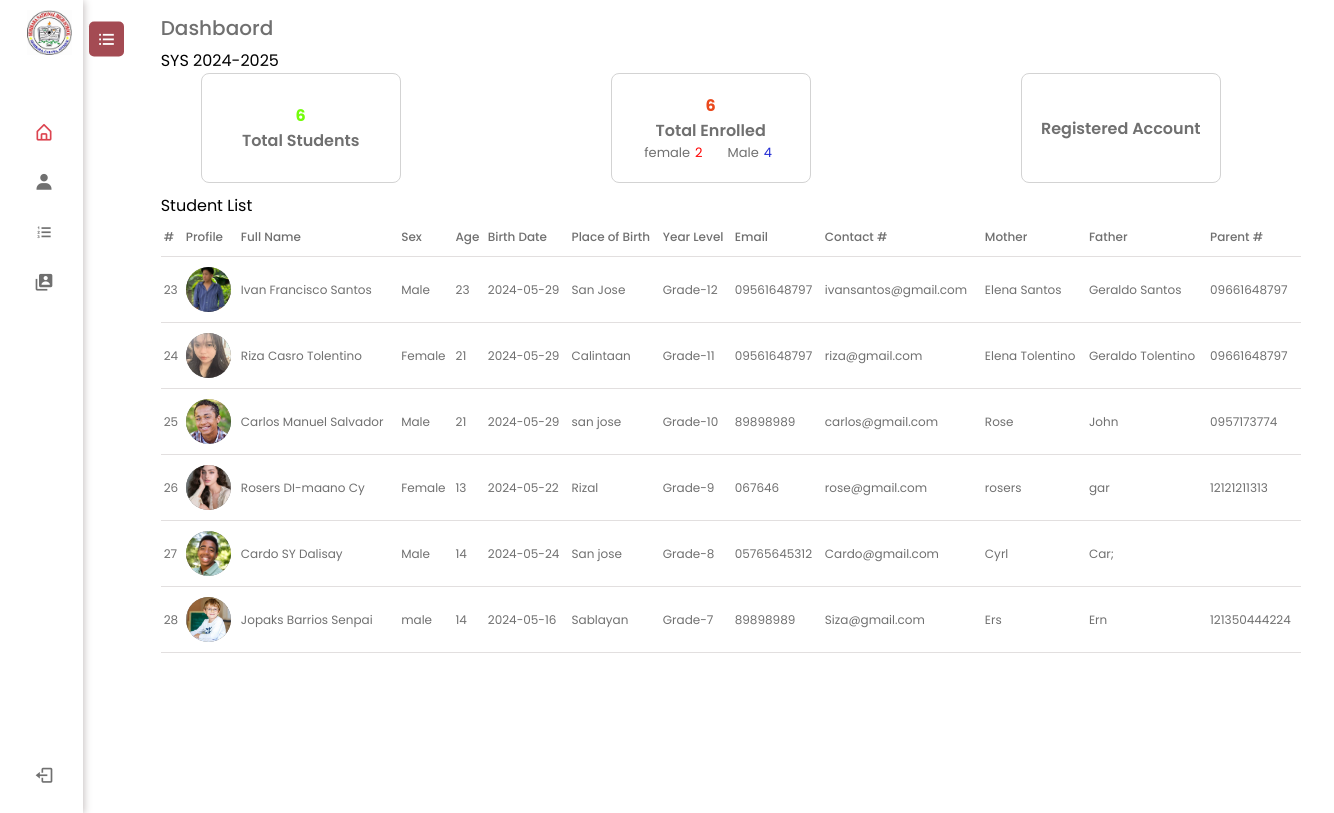
Page /dashboard.php on the committed database.
### tables this page shows
CREATE TABLE `students_tb` (
  `id` int(11) NOT NULL,
  `profilepic` varchar(200) NOT NULL,
  `fname` varchar(200) NOT NULL,
  `mname` varchar(200) NOT NULL,
  `lname` varchar(200) NOT NULL,
  `sex` varchar(200) NOT NULL,
  `age` varchar(200) NOT NULL,
  `BOD` varchar(100) NOT NULL,
  `POB` varchar(100) NOT NULL,
  `yearlevel` varchar(200) NOT NULL,
  `contact_num` varchar(200) NOT NULL,
  `email` varchar(200) NOT NULL,
  `mothername` varchar(200) NOT NULL,
  `fathername` varchar(200) NOT NULL,
  `mother_contact` varchar(200) NOT NULL,
  `father_contact` varchar(200) NOT NULL
);

### dashboard.php (the view, shortened to what this page needs)
<?php
include_once("connection.php");
$data = "SELECT * FROM students_tb";
$list = $conn->query($data);
$listrow = $list->fetch_assoc();
$total = $list->num_rows;
$sql_male = "SELECT COUNT(*) AS male_count FROM students_tb WHERE sex = 'male'";
$result_male = $conn->query($sql_male);
$sql_female = "SELECT COUNT(*) AS female_count FROM students_tb WHERE sex = 'female'";
$result_female = $conn->query($sql_female);
if ($result_male && $result_female) {
    $row_male = $result_male->fetch_assoc();
    $row_female = $result_female->fetch_assoc();
} else {
    echo "Error: " . $conn->error;
}
?>
<!DOCTYPE html>
<html lang="en">
<head>
    <link rel="stylesheet" href="style/style.css">
    <link href='https://unpkg.com/boxicons@2.1.4/css/boxicons.min.css' rel='stylesheet'>
    <link href='https://unpkg.com/boxicons@2.1.4/dist/boxicons.js' rel='stylesheet'>
</head>
<body>
     <nav class="sidebar close">
        <header>
            <div class="image-text">
                <span class="image">
                    <img src="image/logo.jpg" alt="" width="45">
                   </span>
             </div>
             <i class='bx bx-list-ul toggle'></i>
        </header>
        <div class="menu-bar">
            <div class="menu">
                <li class="nav-links active">
                    <a href="#">
                        <i class='bx bx-home-alt icon'></i>
                    </a>
                   </li>
                  <ul class="menu-links">
                       <li class="nav-links">
                        <a href="studentdash.php">
                            <i class='bx bxs-user icon'></i>
                        </a>
                       </li>
                       <li class="nav-links">
                        <a href="yearlevel.php">
                            <i class='bx bx-list-ol icon'></i>
                        </a>
                       </li>
                       <li class="nav-links">
                        <a href="accountdash.php">
                            <i class='bx bxs-user-account icon'></i>
                        </a>
                       </li>
                  </ul>
            </div>
            <div class="button-content">
                <li class="mode">
                    <a href="logout.php">
                        <i class='bx bx-log-out icon'></i>
                    </a>
                </li>
            </div>
        </div>
     </nav>
     <div class="container containers">
      <div class="maincontent">
        <header><span>Dashbaord</span></header>
        <P>SYS 2024-2025</P>
        <div class="overview-content">
            <div class="content">
                <h4 style="color: rgb(115, 253, 10);"><?php echo $total?></h4>
                <p>Total Students</p>
            </div>
            <div class="content">
                <h4 style="color: rgb(234, 72, 28);"><?php echo $total?></h4>
                <p>Total Enrolled</p>
                 <div class="gender" style="display: flex;">
                    <span style="display: flex;">female<p style="color: red; margin: 0px 5px;"><?php echo $row_female["female_count"]?></p></span>
                    <span style="display: flex;">Male<p style="color: rgb(32, 41, 211); margin: 0px 5px;"><?php echo $row_male["male_count"]?></p></span>
                 </div>
            </div>
            <a href="accountdash.php">
            <div class="content">
                <p>Registered Account</p>
            </div>
            </a>
        </div>
         <div class="list">
           <span>Student List</span>
           <div class="student-list" style="overflow-y: scroll; height:60vh;">
            <div class="table">
               <table>
               <thead class="thead" style="position:sticky; top:0px; background-color:#fff">
                    <tr>
                        <th>#</th>
                        <th>Profile</th>
                        <th>Full Name</th>
                        <th>Sex</th>
                        <th>Age</th>
                        <th>Birth Date</th>
                        <th>Place of Birth</th>
                        <th>Year Level</th>
                        <th>Email</th>
                        <th>Contact #</th>
                        <th>Mother</th>
                        <th>Father</th>
                        <th>Parent #</th>
                    </tr>
                </thead>
                <tbody>
                <?php do{ ?>
                     <tr>
                        <td><?php echo $listrow['id']?></td>
                        <td><div class="img"><img src="uploads/<?php echo $listrow['profilepic']?>" alt=""></div></td>
                        <td><?php echo $listrow['fname']?><span> </span> <?php echo $listrow['mname']?> <?php echo $listrow['lname']?></td>
                        <td><?php echo $listrow['sex']?></td>
                        <td><?php echo $listrow['age']?></td>
                        <td><?php echo $listrow['BOD']?></td>
                        <td><?php echo $listrow['POB']?></td>
                        <td><?php echo $listrow['yearlevel']?></td>
                        <td><?php echo $listrow['contact_num']?></td>
                        <td><?php echo $listrow['email']?></td>
                        <td><?php echo $listrow['mothername']?></td>
                        <td><?php echo $listrow['fathername']?></td>
                        <td><?php echo $listrow['father_contact']?></td>
                     </tr>
                     <?php }while($listrow = $list->fetch_assoc());?>
                </tbody>
               </table>
            </div>
        </div>
         </div>
      </div>
     </div>
</body>
</html>

### style/style.css (style rules this page uses)
* { box-sizing: border-box; padding: 0; margin: 0; font-family: 'Poppins', sans-serif; text-decoration: none; }
:root { --body-color: #E4E9F7; --sidebar-color: #fff; --primary-color:#5c97fe; }
body { height: 100vh; background: var(--sidebar-color); overflow: hidden; position: relative; }
.sidebar { position: fixed; top: 0; left: 0; width: 200px; height: 100%; background: var(--sidebar-color); padding: 10px 14px; transition: all 0.5s ease-in-out; box-shadow: 1px 1px 8px 0px #c4bdbd; z-index: 12000; }
.sidebar.close { width: 83px; transition: all 0.3s ease-in-out; z-index: 1300; }
.sidebar .menu-bar { margin-top: 40px; display: flex; height: calc(100% - 100px); justify-content: space-between; flex-direction: column; }
.sidebar li { height: 40px; margin-top: 10px; list-style: none; display: flex; align-items: center; padding: -10px; transition: all 0.3s ease-in-out; }
.sidebar li .icon { min-width: 60px; font-size: 20px; display: flex; align-items: center; justify-content: center; transition: all 0.3s ease-in-out; }
.sidebar header .image-text { display: flex; align-items: center; padding: 0px 13px; }
.sidebar header { position: relative; }
.sidebar header .toggle { position: absolute; top: 55%; right: -55px; transform: translateY(-50%); width: 35px; height: 35px; background-color: rgba(148, 44, 53, 0.85) !important; display: flex; align-items: center; color: #fff; justify-content: center; border-radius: 5px; cursor: pointer; font-size: 22px; padding: 5px; font-weight: 400; }
.sidebar li a { display: flex; height: 100%; max-height: 40px; align-items: center; text-decoration: none; color: #707070; transition: all 0.2s ease; width: 100%; border-radius: 5px; }
.sidebar li.active a, .sidebar li a:hover { background-color: #fff; color: rgba(148, 44, 53, 0.85); }
.sidebar li .icon, .sidebar li .text { color: #707070; transition: all 0.2s ease; font-weight: 400; }
.sidebar li.active a .icon, .sidebar li.active a .text, .sidebar li a:hover .icon, .sidebar li a:hover .text { color: rgba(219, 64, 77, 0.979); transition: all 0.2s ease; }
.menu-bar .mode { background-color: #fff; }
.container { width: 100%; max-width: 1100px; transform: translateX(12%); margin: 1% 5%; z-index: 10000; height: 95vh; position: relative; top: 0px; left: 40px; transition: all 0.3s ease-in-out; flex-direction: column; }
.containers { width: 100%; max-width: 1200px; transform: translateX(2%); margin: 1% 5%; height: 95vh; position: relative; top: 0px; transition: all 0.3s ease-in-out; flex-direction: column; z-index: 100; }
.gender span { font-size: 13px; font-weight: 400; margin: 0px 10px; }
.container .maincontent { width: 100%; padding: 0px 30px; }
.container .maincontent header { margin: 5px 0px; }
.container .maincontent header span { color: #707070; font-size: 20px; font-weight: 500; }
.container .maincontent .overview-content { width: 100%; display: flex; justify-content: space-between; align-items: center; padding-right: 40px; }
.container .maincontent .overview-content .content { width: 200px; height: 110px; background-color: #fff; border-radius: 8px; border: 1px solid lightgray; display: flex; flex-direction: column; align-items: center; justify-content: center; color: #707070; font-weight: 600; margin: 0px 40px; cursor: pointer; }
.list { width: 100%; margin: 10px 0px; display: flex; flex-direction: column; }
.student-list .table table { width: 100%; table-layout: auto; }
.table table, th, td { border-collapse: collapse; padding: 10px 3px; font-size: 12px; text-align: left; font-weight: 400; }
.student-list .table .thead { width: 100%; color: #707070; border-bottom: 0.9px solid #e2dfdf; }
.student-list .table .thead th { font-weight: 500; }
.student-list tbody td .img { background-color: #707070; overflow: hidden; width: 45px; height: 45px; border-radius: 50%; }
.student-list tbody td .img img { width: 100%; height: 100%; }
.student-list tbody td { border-bottom: 1px solid #e2dfdf; color: #707070; }
.img img { width: 100%; height: 100%; object-fit: cover; }

### rows in the picture
students_tb: id "23", profilepic (picture), fname "Ivan", mname "Francisco", lname "Santos", sex "Male", age "23", BOD "2024-05-29", POB "San Jose", yearlevel "Grade-12", contact_num "09561648797", email "ivansantos@gmail.com", mothername "Elena Santos", fathername "Geraldo Santos", father_contact "09661648797"
students_tb: id "24", profilepic (picture), fname "Riza", mname "Casro", lname "Tolentino", sex "Female", age "21", BOD "2024-05-29", POB "Calintaan", yearlevel "Grade-11", contact_num "09561648797", email "riza@gmail.com", mothername "Elena Tolentino", fathername "Geraldo Tolentino", father_contact "09661648797"
students_tb: id "25", profilepic (picture), fname "Carlos", mname "Manuel", lname "Salvador", sex "Male", age "21", BOD "2024-05-29", POB "san jose", yearlevel "Grade-10", contact_num "89898989", email "carlos@gmail.com", mothername "Rose", fathername "John", father_contact "0957173774"
students_tb: id "26", profilepic (picture), fname "Rosers", mname "DI-maano", lname "Cy", sex "Female", age "13", BOD "2024-05-22", POB "Rizal", yearlevel "Grade-9", contact_num "067646", email "rose@gmail.com", mothername "rosers", fathername "gar", father_contact "12121211313"
students_tb: id "27", profilepic (picture), fname "Cardo", mname "SY", lname "Dalisay", sex "Male", age "14", BOD "2024-05-24", POB "San jose", yearlevel "Grade-8", contact_num "05765645312", email "Cardo@gmail.com", mothername "Cyrl", fathername "Car;"
students_tb: id "28", profilepic (picture), fname "Jopaks", mname "Barrios", lname "Senpai", sex "male", age "14", BOD "2024-05-16", POB "Sablayan", yearlevel "Grade-7", contact_num "89898989", email "Siza@gmail.com", mothername "Ers", fathername "Ern", father_contact "121350444224"

### other values in the picture
$total "6"
$row_female["female_count"] "2"
$row_male["male_count"] "4"
